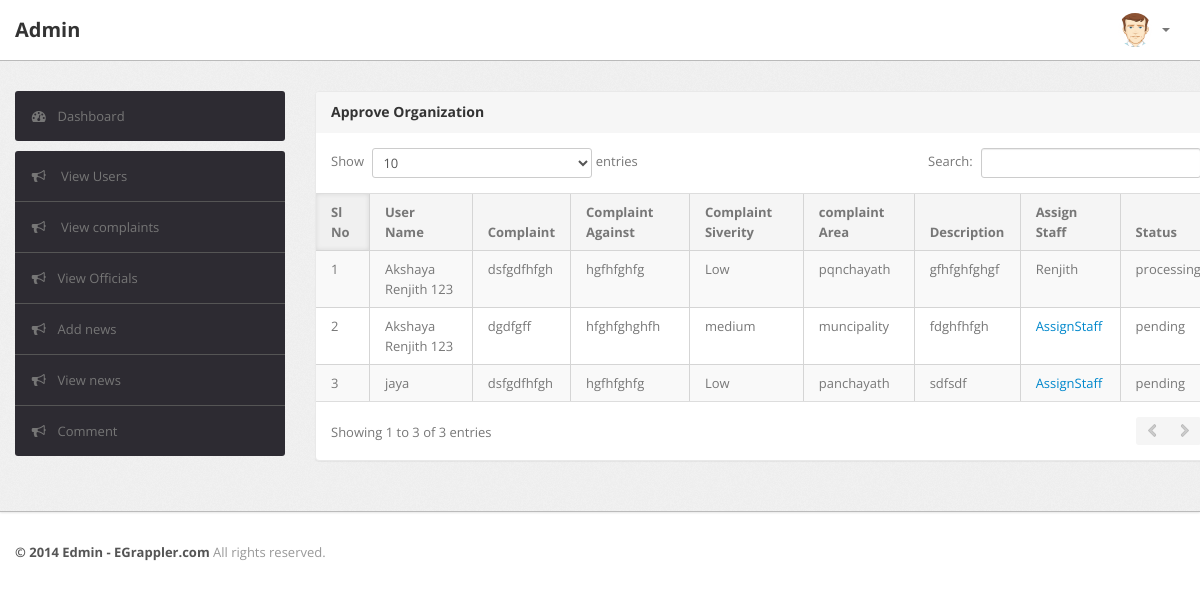
Screenshot of /admin/complaints.php with the database file from the repository.
### tables this page shows
CREATE TABLE `complanits` (
  `id` int(11) NOT NULL,
  `uid` int(11) NOT NULL,
  `complaint` varchar(500) NOT NULL,
  `com_against` varchar(500) NOT NULL,
  `com_siveriry` varchar(500) NOT NULL,
  `com_area` varchar(500) NOT NULL,
  `com_desc` varchar(500) NOT NULL,
  `staff_id` int(11) NOT NULL DEFAULT '0',
  `status` int(11) NOT NULL DEFAULT '0'
);

CREATE TABLE `register` (
  `id` int(11) NOT NULL,
  `first_name` varchar(500) NOT NULL,
  `last_name` varchar(2000) NOT NULL,
  `email` varchar(500) NOT NULL,
  `password` varchar(500) NOT NULL,
  `profile` varchar(1000) DEFAULT NULL,
  `ph` varchar(20) NOT NULL,
  `address` varchar(2000) NOT NULL
);

CREATE TABLE `staff` (
  `id` int(11) NOT NULL,
  `name` varchar(500) NOT NULL,
  `area` varchar(2000) NOT NULL,
  `designation` varchar(500) NOT NULL,
  `place` varchar(500) NOT NULL,
  `email` varchar(500) NOT NULL,
  `password` varchar(500) NOT NULL,
  `profile` varchar(500) NOT NULL
);

### admin/complaints.php (the view, shortened to what this page needs)
<?php
require"header.php";
?>
                    <div class="span9" >
                        <div class="content">
                            <div class="module" style="width:900px;">
                                <div class="module-head">
                                    <h3>
                                       Approve Organization</h3>
                                </div>
                                <?php
                                $sql="select c.complaint,c.com_against,c.com_area,c.com_desc,c.status,c.staff_id,c.com_siveriry,r.first_name,c.id from complanits c,register r where c.uid=r.id";
                                $res=mysqli_query($con,$sql);
                                ?>
                                <div class="module-body table">
                                    <table cellpadding="0" cellspacing="0" border="0" class="datatable-1 table table-bordered table-striped	 display"
                                        width="100%">
                                        <thead>
                                            <tr>
                                                <th>
                                                   Sl No
                                                </th>
                                                <th>
                                                    User Name
                                                </th>
                                                <th>
                                                  Complaint
                                                </th>
                                                <th>
                                                   Complaint Against
                                                </th>
                                                <th>
                                                    Complaint Siverity
                                                </th>
                                                <th>
                                                    complaint Area
                                                </th>
                                                <th>
                                                    Description
                                                </th>
                                                <th>
                                                   Assign Staff
                                                </th>
                                                <th>
                                                    Status
                                                </th>
                                            </tr>
                                        </thead>
                                        <tbody>
                                        	<?php
                                        	$i=1;
                                        	while($row=mysqli_fetch_array($res))
                                        	{
                                        		?>
                                        		 <tr class="odd gradeX">
                                                <td>
                                                   <?php echo $i++;?>
                                                </td>
                                                 <td>
                                                   <?php echo $row['first_name'];?>
                                                </td>
                                                <td><?php echo $row['complaint'];?></td>
                                                <td><?php echo $row['com_against'];?></td>
                                                <td><?php echo $row['com_siveriry'];?></td>
                                                <td><?php echo $row['com_area'];?></td>
                                                <td><?php echo $row['com_desc'];?></td>
                                                  <?php
                                                   if($row['staff_id']==0)
                                                   {
                                                    ?>
                                                        <td><a href="assign_staff.php?id=<?php echo $row['id']?>">AssignStaff </a> </td>
                                                    <?php
                                                   }
                                                   else
                                                   {
                                                    $sql1="select * from staff where id=".$row['staff_id'];
                                                    $res1=mysqli_query($con,$sql1);
                                                    $row1=mysqli_fetch_array($res1);
                                                    ?>
                                                        <td><?php echo $row1['name'];?></td>
                                                    <?php
                                                   }
                                                   if($row['status']==0)
                                                   {
                                                    ?>
                                                        <td><?php echo "pending"?> </td>
                                                    <?php
                                                   }
                                                    else if($row['status']==2)
                                                   {
                                                    ?>
                                                        <td><?php echo "OK"?> </td>
                                                    <?php
                                                   }
                                                   else
                                                   {
                                                    ?>
                                                        <td><?php echo "processing"?> </td>
                                                    <?php
                                                 }
                                        	}
                                        	?>
                                        </tbody>
                                    </table>
                                </div>
                            </div>
                        </div>
                    </div>
                </div>
            </div>
        </div>
       <?php
       require"footer.php";
       ?>

### admin/css/theme.css (style rules this page uses)
body { font-size: 13px; font-family: 'Open Sans', Arial, sans-serif; background: #fff; color: #777 }
h1, h2, h3, h4, h5, h6 { color: #333; margin-top: 0 }
h3 { font-size: 20px }
.module { background: #fff; -webkit-border-radius: 3px; -moz-border-radius: 3px; border-radius: 3px; border: 1px solid #ccc; border-bottom-color: #bbb; -webkit-box-shadow: 0 0 1px rgba(0,0,0,0.2); -moz-box-shadow: 0 0 1px rgba(0,0,0,0.2); box-shadow: 0 0 1px rgba(0,0,0,0.2); margin-bottom: 30px }
.table { margin-bottom: 0 }
.table th, .table td { border-color: #d5d5d5!important }
.table-bordered thead:first-child tr:first-child>th:first-child, .table-bordered tbody:first-child tr:first-child>td:first-child { -webkit-border-top-left-radius: 2px; -moz-border-radius-topleft: 2px; border-top-left-radius: 2px }
.table-bordered thead:first-child tr:first-child>th:last-child, .table-bordered tbody:first-child tr:first-child>td:last-child { -webkit-border-top-right-radius: 2px; -moz-border-radius-topright: 2px; border-top-right-radius: 2px }
.table-bordered thead:last-child tr:last-child>th:first-child, .table-bordered tbody:last-child tr:last-child>td:first-child, .table-bordered tfoot:last-child tr:last-child>td:first-child { -webkit-border-bottom-left-radius: 2px; -moz-border-radius-bottomleft: 2px; border-bottom-left-radius: 2px }
.table-bordered thead:last-child tr:last-child>th:last-child, .table-bordered tbody:last-child tr:last-child>td:last-child, .table-bordered tfoot:last-child tr:last-child>td:last-child { -webkit-border-bottom-right-radius: 2px; -moz-border-radius-bottomright: 2px; border-bottom-right-radius: 2px }
.module { box-shadow: 0 0 3px rgba(0,0,0,.1); border-color: #e9e9e9; margin-bottom: 20px; background-color: #fff; border-radius: 4px; -webkit-box-shadow: 0 1px 1px rgba(0,0,0,.05); box-shadow: 0 1px 1px rgba(0,0,0,.05); }
.module-head { color: #767676; background-color: #f6f6f6; border-color: #e9e9e9; padding: 10px 15px; border-bottom: 1px solid transparent; border-top-right-radius: 3px; border-top-left-radius: 3px; }
.module-head h3 { font-size: 14px; line-height: 20px; height: 20px; margin: 0 }
.module-body { padding: 15px }
.module-body.table { padding: 15px 0 }
.module-body.table .table th, .module-body.table .table td { padding-left: 15px; padding-right: 15px }
.dataTables_wrapper table th { background: #f5f5f5; cursor: pointer }
.dataTables_wrapper table th.sorting_asc, .dataTables_wrapper table th.sorting_desc { background: #f0f0f0; -webkit-box-shadow: 0 0 5px rgba(0,0,0,0.1) inset; -moz-box-shadow: 0 0 5px rgba(0,0,0,0.1) inset; box-shadow: 0 0 5px rgba(0,0,0,0.1) inset }
.dataTables_wrapper .table-bordered { -webkit-border-radius: 0; -moz-border-radius: 0; border-radius: 0; border-left: 0; border-right: 0 }
.dataTables_wrapper .table-bordered thead tr>th:first-child, .dataTables_wrapper .table-bordered tbody tr>td:first-child, .dataTables_wrapper .table-bordered tfoot tr>td:first-child, .dataTables_wrapper .table-bordered tfoot tr>th:first-child { border-left: 0 }
.dataTables_wrapper .table-bordered thead:first-child tr:first-child>th:first-child, .dataTables_wrapper .table-bordered tbody:first-child tr:first-child>td:first-child { -webkit-border-top-left-radius: 0; -moz-border-radius-topleft: 0; border-top-left-radius: 0 }
.dataTables_wrapper .table-bordered thead:first-child tr:first-child>th:last-child, .dataTables_wrapper .table-bordered tbody:first-child tr:first-child>td:last-child { -webkit-border-top-right-radius: 0; -moz-border-radius-topright: 0; border-top-right-radius: 0 }
.dataTables_wrapper .table-bordered thead:last-child tr:last-child>th:first-child, .dataTables_wrapper .table-bordered tbody:last-child tr:last-child>td:first-child, .dataTables_wrapper .table-bordered tfoot:last-child tr:last-child>td:first-child { -webkit-border-bottom-left-radius: 0; -moz-border-radius-bottomleft: 0; border-bottom-left-radius: 0 }
.dataTables_wrapper .table-bordered thead:last-child tr:last-child>th:last-child, .dataTables_wrapper .table-bordered tbody:last-child tr:last-child>td:last-child, .dataTables_wrapper .table-bordered tfoot:last-child tr:last-child>td:last-child { -webkit-border-bottom-right-radius: 0; -moz-border-radius-bottomright: 0; border-bottom-right-radius: 0 }

### rows the page displays
complanits: register.first_name "Akshaya Renjith 123", complaint "dsfgdfhfgh", com_against "hgfhfghfg", com_siveriry "Low", com_area "pqnchayath", com_desc "gfhfghfghgf", staff.name "Renjith", status "processing"
complanits: register.first_name "Akshaya Renjith 123", complaint "dgdfgff", com_against "hfghfghghfh", com_siveriry "medium", com_area "muncipality", com_desc "fdghfhfgh", status "pending"
complanits: register.first_name "jaya", complaint "dsfgdfhfgh", com_against "hgfhfghfg", com_siveriry "Low", com_area "panchayath", com_desc "sdfsdf", status "pending"
